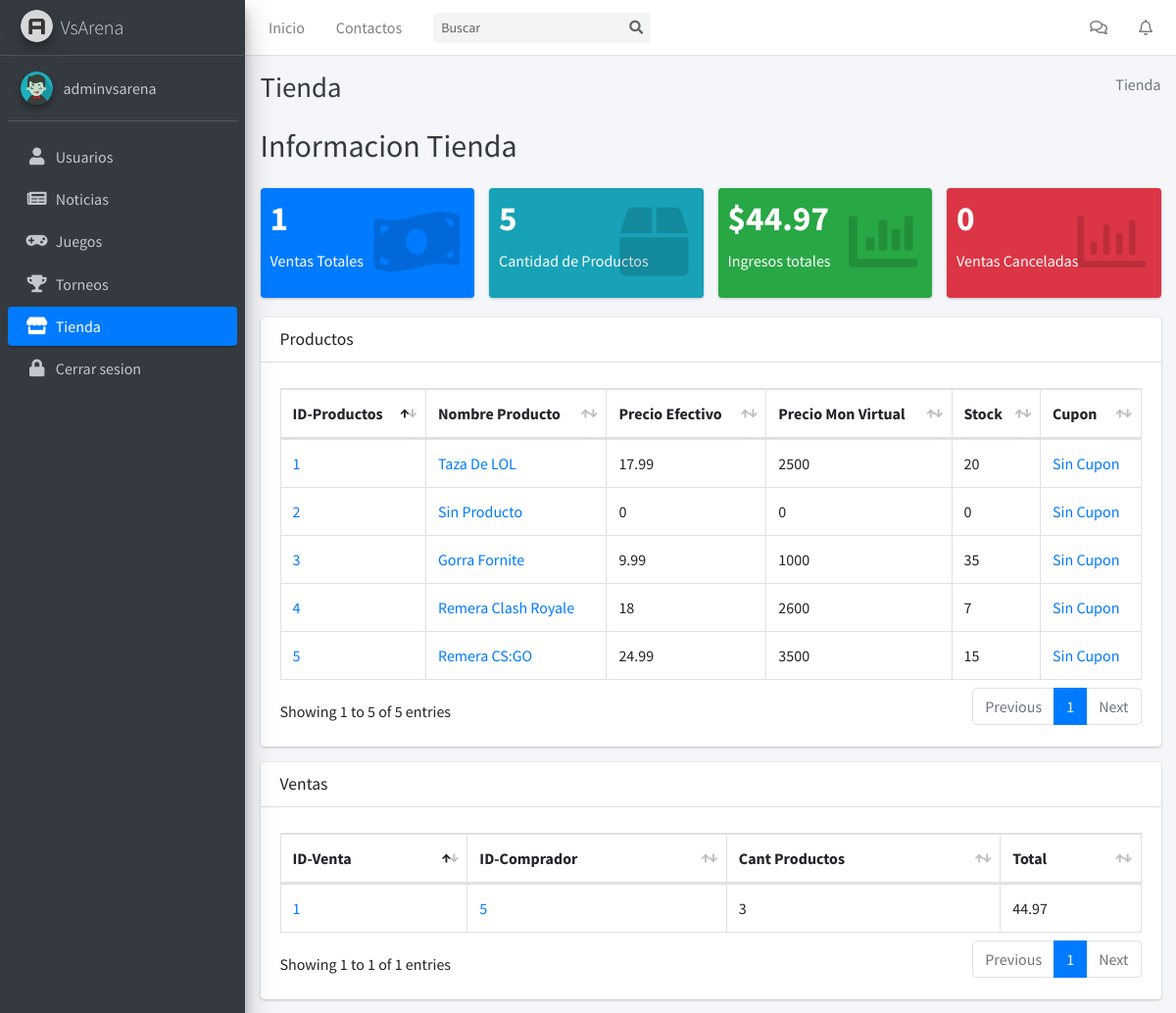
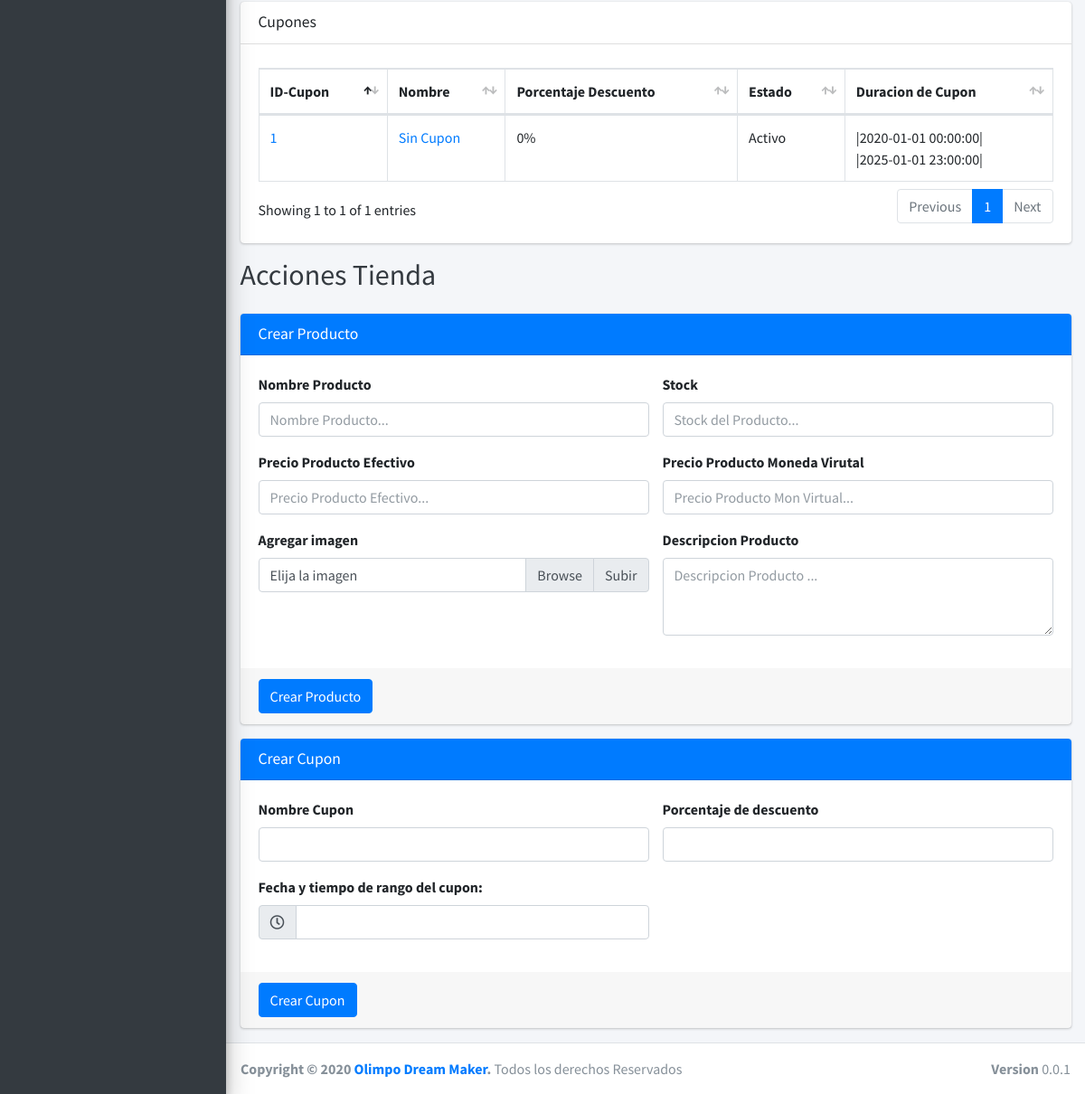
Screenshot of /panel/tienda/ (signed in) with the database file from the repository (2 pictures, top to bottom).
### tables this page shows
CREATE TABLE `usuarios` (
  `idUsuario` int(11) NOT NULL,
  `usuario` varchar(255) DEFAULT NULL,
  `emailUsuario` varchar(255) DEFAULT NULL,
  `passUsuario` varchar(255) DEFAULT NULL,
  `avatarUsuario` varchar(255) DEFAULT NULL,
  `saldoEfectivo` float DEFAULT NULL,
  `saldoMonVir` double DEFAULT NULL,
  `isAdmin` tinyint(4) DEFAULT NULL,
  `Cupones_idCupon` int(11) NOT NULL,
  `Equipos_idEquipos` int(11) NOT NULL
);

CREATE TABLE `productos` (
  `idProducto` int(11) NOT NULL,
  `producto` varchar(255) DEFAULT NULL,
  `precioEfectivo` float DEFAULT NULL,
  `precioMonVirtual` float DEFAULT NULL,
  `stock` int(11) DEFAULT NULL,
  `descripcion` varchar(255) DEFAULT NULL,
  `imgProducto` varchar(255) DEFAULT NULL,
  `Cupones_idCupones` int(11) NOT NULL
);

CREATE TABLE `cupones` (
  `idCupon` int(11) NOT NULL,
  `nombreCupon` varchar(255) DEFAULT NULL,
  `porcentajeDescuento` decimal(10,0) DEFAULT NULL,
  `estadoCupon` varchar(255) DEFAULT NULL,
  `inicioCupon` datetime DEFAULT NULL,
  `finCupon` datetime DEFAULT NULL
);

CREATE TABLE `ventas` (
  `idVenta` int(11) NOT NULL,
  `cantidadProductos` int(11) DEFAULT NULL,
  `totalVenta` double DEFAULT NULL,
  `Usuarios_idUsuario` int(11) NOT NULL
);

### BackEnd/funciones.php (called while the page is built, shortened)
<?php
function isAdmin($conexion,$id){
  $consulta = "SELECT * FROM usuarios WHERE idUsuario='$id'";
  $resultado = mysqli_query($conexion, $consulta);
  $user = mysqli_fetch_assoc($resultado);
  if($user['isAdmin'] ==  1){
    return true;
  }else{
    return false;
  }
}
function dataUser($conexion, $id){
  $consulta = "SELECT * FROM usuarios WHERE idUsuario='$id'";
  $resultado = mysqli_query($conexion,$consulta);
  $data = mysqli_fetch_assoc($resultado);
  $user = array("usuario" => $data['usuario'],
                "email"=>$data['emailUsuario'],
                "avatar"=>$data['avatarUsuario'],
                "saldoEfectivo"=>$data['saldoEfectivo'],
                "saldoMonVir"=>$data['saldoMonVir']);
  return $user;
}
?>

### BackEnd/mostrarTablas.php (the view, shortened to what this page needs)
<?php
function cupones($conexion,$url){
  $consulta = "SELECT * FROM cupones";
  if($resultado = mysqli_query($conexion, $consulta)){
    while($fila = mysqli_fetch_assoc($resultado)){
      echo "<tr>";
      echo "<td>
              <a href='$url/panel/cupon/".$fila['idCupon']."/'>".$fila['idCupon']."</a>
            </td>";
      echo "<td>
              <a href='$url/panel/cupon/".$fila['idCupon']."/'>".$fila['nombreCupon']."</a>
            </td>";
      echo "<td>".$fila['porcentajeDescuento']."%</td>";
      if($fila['estadoCupon']==1){
        echo "<td>Activo</td>";
      }else{
        echo "<td>Inactivo</td>";
      }
      echo "<td>|".$fila['inicioCupon']."| <br/> |".$fila['finCupon']."|</td>";
      echo "</tr>";
    }
  }
}
function productos($conexion, $url){
  $consulta = "SELECT p.idProducto,p.producto,p.precioEfectivo,p.precioMonVirtual,p.stock,c.idCupon,c.nombreCupon
  FROM productos p
  INNER JOIN cupones c
  ON p.Cupones_idCupones=c.idCupon";
  if($resultado = mysqli_query($conexion, $consulta)){
    while($fila = mysqli_fetch_assoc($resultado)){
    echo "<tr>";
    echo "<td>
    <a href='$url/panel/producto/".$fila['idProducto']."/'>".$fila['idProducto']."</a>
    </td>";
    echo "<td>
    <a href='$url/panel/producto/".$fila['idProducto']."/'>".$fila['producto']."</a>
    </td>";
    echo "<td>".$fila['precioEfectivo']."</td>";
    echo "<td>".$fila['precioMonVirtual']."</td>";
    echo "<td>".$fila['stock']."</td>";
    echo "<td><a href='$url/panel/cupon/".$fila['idCupon']."/'>".$fila['nombreCupon']."</a></td>";
    echo "</tr>";
    }
  }
}
function ventas($conexion, $url){
  $consulta = "SELECT * FROM ventas";
  if($resultado = mysqli_query($conexion, $consulta)){
    while($fila = mysqli_fetch_assoc($resultado)){
      echo "<tr>";
      echo "<td>
              <a href='$url/panel/venta-compra/".$fila['idVenta']."/'>".$fila['idVenta']."</a>
            </td>";
      echo "<td>
              <a href='$url/panel/usuario/".$fila['Usuarios_idUsuario']."/'>".$fila['Usuarios_idUsuario']."</a>
            </td>";
      echo "<td>".$fila['cantidadProductos']."</td>";
      echo "<td>".$fila['totalVenta']."</td>";
      echo "</tr>";
    }
  }
}
      ?>

### Dashboard/components/aside.php
 <?php
 function aside($s,$conect,$amigable,$url,$imagenes){
  $id = $_SESSION['usuario'];
  $user = dataUser($conect, $id);
  ?>
  <aside class="main-sidebar sidebar-dark-primary elevation-4">
    <a href="index3.html" class="brand-link">
      <img src="<?php echo $url; ?>/dist/img/AdminLTELogo.png" alt="AdminLTE Logo" class="brand-image img-circle elevation-3"
            style="opacity: .8">
      <span class="brand-text font-weight-light">VsArena</span>
    </a>
    <div class="sidebar">
      <div class="user-panel mt-3 pb-3 mb-3 d-flex">
        <div class="image">
          <img src="<?php echo $imagenes; ?>/avatarUser/<?php echo $user['avatar'];?>" class="img-circle elevation-2" alt="User Image">
        </div>
        <div class="info">
          <a href="#" class="d-block"><?php echo $user['usuario'];?></a>
        </div>
      </div>
      <nav class="mt-2">
        <ul class="nav nav-pills nav-sidebar flex-column" data-widget="treeview" role="menu" data-accordion="false">
          <?php
            if($s==1){
              $clase = 'nav-link active';
            }else{
              $clase = 'nav-link';
            }
          ?>
          <li class="nav-item select-item">
            <a href="<?php echo $amigable; ?>/panel/usuarios/" class="<?php echo $clase?>">
              <i class="nav-icon fas fa-user"></i>
              <p>
                Usuarios
              </p>
            </a>
          </li>
          <?php
            if($s==2){
              $clase = 'nav-link active';
            }else{
              $clase = 'nav-link';
            }
          ?>
          <li class="nav-item select-blue">
            <a href="<?php echo $amigable; ?>/panel/noticias/" class="<?php echo $clase?>">
              <i class="nav-icon fas fa-newspaper"></i>
              <p>
                Noticias
              </p>
            </a>
          </li>
          <?php
            if($s==3){
              $clase = 'nav-link active';
            }else{
              $clase = 'nav-link';
            }
          ?>
          <li class="nav-item">
            <a href="<?php echo $amigable; ?>/panel/juegos/" class="<?php echo $clase?>">
              <i class="nav-icon fas fa-gamepad"></i>
              <p>
                Juegos
              </p>
            </a>
          </li>
          <?php
            if($s==4){
              $clase = 'nav-link active';
            }else{
              $clase = 'nav-link';
            }
          ?>
          <li class="nav-item">
            <a href="<?php echo $amigable; ?>/panel/torneos/" class="<?php echo $clase?>">
              <i class="nav-icon fas fa-trophy"></i>
              <p>
                Torneos
              </p>
            </a>
          </li>
          <?php
            if($s==5){
              $clase = 'nav-link active';
            }else{
              $clase = 'nav-link';
            }
          ?>
          <li class="nav-item">
            <a href="<?php echo $amigable; ?>/panel/tienda/" class="<?php echo $clase?>">
              <i class="nav-icon fas fa-store"></i>
              <p>
                Tienda
              </p>
            </a>
          </li>
          <li class="nav-item">
            <a href="<?php echo $url; ?>/php/logout.php" class="nav-link">
              <i class="nav-icon fas fa-lock"></i>
              <p>
                Cerrar sesion
              </p>
            </a>
          </li>
        </ul>
      </nav>
    </div>
  </aside>
  <?php
 }
?>

### rows the page displays
usuarios: avatarUsuario (picture), usuario "adminvsarena"
productos: idProducto "1", producto "Taza De LOL", precioEfectivo "17.99", precioMonVirtual "2500", stock "20", Cupones_idCupones.nombreCupon "Sin Cupon"
productos: idProducto "2", producto "Sin Producto", precioEfectivo "0", precioMonVirtual "0", stock "0", Cupones_idCupones.nombreCupon "Sin Cupon"
productos: idProducto "3", producto "Gorra Fornite", precioEfectivo "9.99", precioMonVirtual "1000", stock "35", Cupones_idCupones.nombreCupon "Sin Cupon"
productos: idProducto "4", producto "Remera Clash Royale", precioEfectivo "18", precioMonVirtual "2600", stock "7", Cupones_idCupones.nombreCupon "Sin Cupon"
productos: idProducto "5", producto "Remera CS:GO", precioEfectivo "24.99", precioMonVirtual "3500", stock "15", Cupones_idCupones.nombreCupon "Sin Cupon"
ventas: idVenta "1", Usuarios_idUsuario "5", cantidadProductos "3", totalVenta "44.97"
cupones: idCupon "1", nombreCupon "Sin Cupon", porcentajeDescuento "0", estadoCupon "Activo", inicioCupon "2020-01-01 00:00:00", finCupon "2025-01-01 23:00:00"

### other values shown
cantidadVentas($conexion) "1"
cantidadProductos($conexion) "5"
ingresosTotales($conexion) "44.97"
